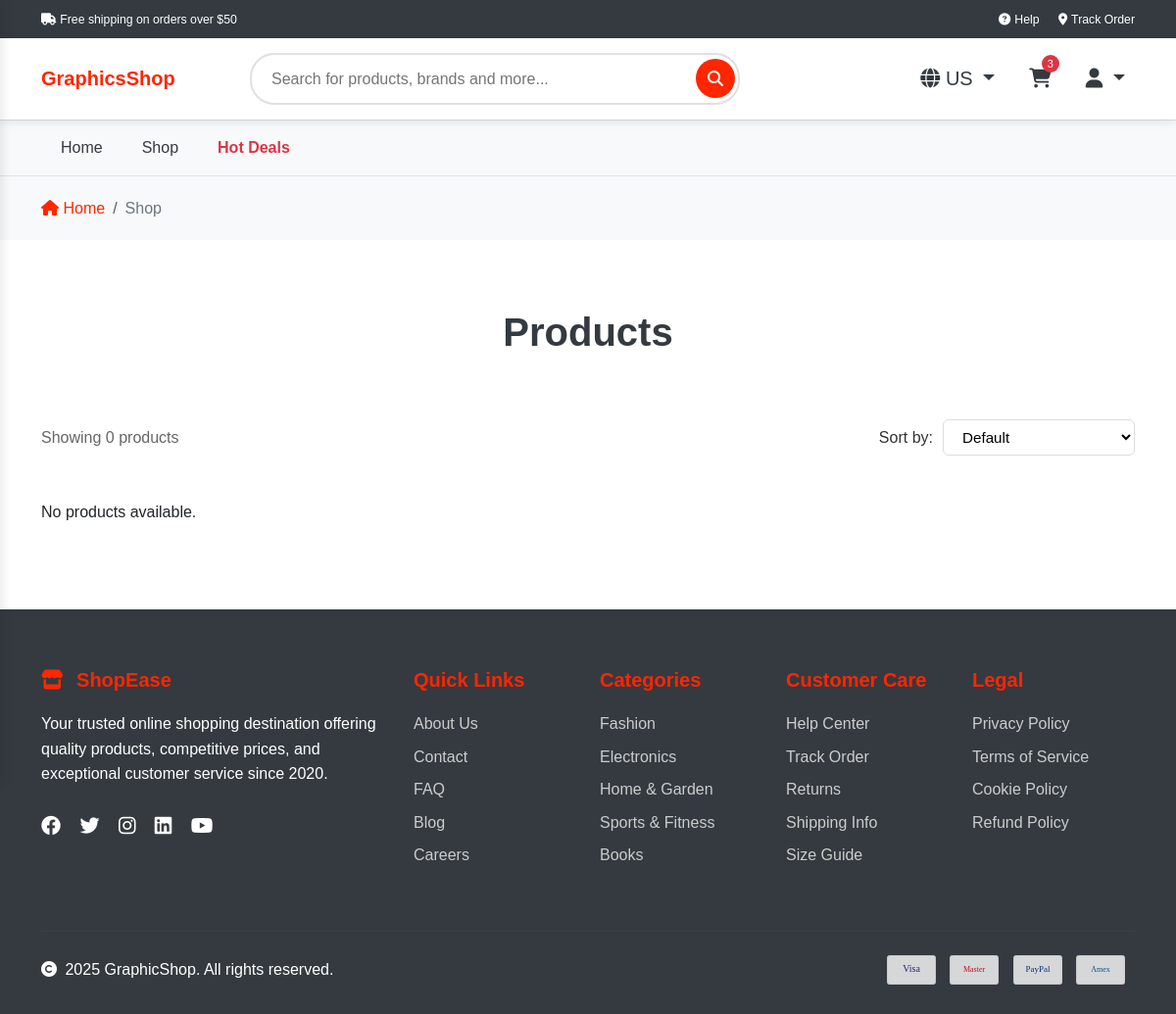
The page /products on the database as committed earlier.
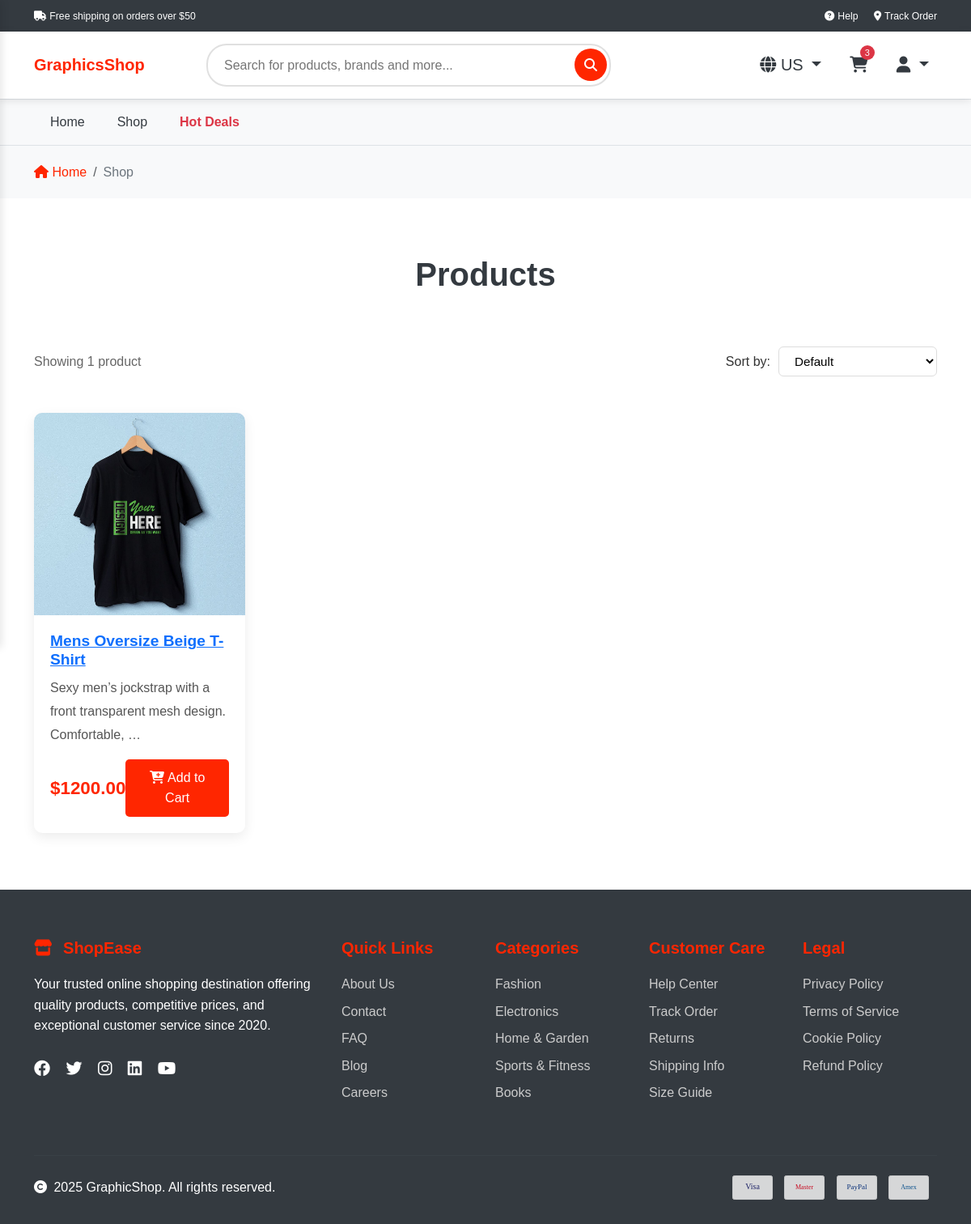
The same page on the database as committed later.
### product/models.py (models this page shows, shortened)
class Product(models.Model):
    product_name = models.CharField(max_length=200)
    product_slug = models.SlugField(max_length=255, unique=True, blank=True)
    brand = models.ForeignKey(Brand, on_delete=models.SET_NULL, null=True, blank=True)
    category = models.ForeignKey(Category, on_delete=models.SET_NULL, null=True, blank=True)
    tags = models.ManyToManyField(Tag, blank=True, related_name='products')
    base_price = models.DecimalField(max_digits=8, decimal_places=2, default=0.00)
    short_description = models.CharField(max_length=255, blank=True, null=True)
    description = HTMLField(blank=True, null=True)
    rating = models.DecimalField(max_digits=6, decimal_places=2, null=True, blank=True)
    image_url = models.URLField(max_length=1024, null=True, blank=True)
    thumbnail = models.ImageField(upload_to='thumbnails/', null=True, blank=True)
    is_active = models.BooleanField(default=True)
    is_featured = models.BooleanField(default=False)
    created_at = models.DateTimeField(auto_now_add=True)
    updated_at = models.DateTimeField(auto_now=True)

### product/views.py (the view)
# urls.py: path('', views.all_products, name='all_products'),
def all_products(request):
    menuCategories = Category.objects.filter(
        is_active=True,
        parent_category__isnull=True
    ).prefetch_related("subcategories")
    products = Product.objects.all()
    context = {
        'products': products,
    }
    return render(request, "product/products.html", context)

### product/templates/product/products.html (shortened to what this page needs)
{% extends 'frontend/layouts/base.html' %}
{% block content %}
{% load static %}
    <section class="breadcrumb-section border-top">
        <div class="container">
            <nav aria-label="breadcrumb">
                <ol class="breadcrumb">
                    <li class="breadcrumb-item"><a href="/"><i class="fas fa-home"></i> Home</a></li>
                    <li class="breadcrumb-item active" aria-current="page">Shop</li>
                </ol>
            </nav>
        </div>
    </section>
    <section class="product-section">
        <div class="container">
            <h2 class="section-title fade-in">Products</h2>
            <div class="filter-bar">
                <div class="showing-text">
                    Showing {{ products.count }} product{{ products.count|pluralize }}
                </div>
                <div class="sort-dropdown">
                    <label for="sortSelect">Sort by:</label>
                    <select id="sortSelect" class="form-select-sm">
                        <option value="default">Default</option>
                    </select>
                </div>
            </div>
            <div class="row g-4">
                {% for product in products %}
                <div class="col-lg-3 col-md-6">
                    <div class="product-card fade-in">
                        <a href="{% url 'product_detail' product.product_slug %}">
                            {% if product.thumbnail %}
                                <img src="{{ product.thumbnail.url }}" class="product-img" alt="{{ product.product_name }}">
                            {% elif product.image_url %}
                                <img src="{{ product.image_url }}" class="product-img" alt="{{ product.product_name }}">
                            {% else %}
                                <img src="{% static 'assets/images/default.jpg' %}" class="product-img" alt="No Image">
                            {% endif %}
                        </a>
                        <div class="product-info">
                           <h5 class="product-title">
                                <a href="{% url 'product_detail' product.product_slug %}">
                                    {{ product.product_name }}
                                </a>
                            </h5>
                            <p class="product-description">
                                {{ product.short_description|default:"No description available."|truncatewords:10 }}
                            </p>
                            <div class="product-footer">
                                <div class="product-price">${{ product.base_price }}</div>
                                <button class="btn-cart">
                                    <i class="fas fa-cart-plus me-1"></i>Add to Cart
                                </button>
                            </div>
                        </div>
                    </div>
                </div>
                {% empty %}
                <p>No products available.</p>
                {% endfor %}
            </div>
        </div>
    </section>
{% endblock %}

### templates/frontend/layouts/base.html (shortened to what this page needs)
{% load static %}
<!DOCTYPE html>
<html lang="en">
<head>
    {% block main_css %}
    <link href="https://cdnjs.cloudflare.com/ajax/libs/bootstrap/5.3.0/css/bootstrap.min.css" rel="stylesheet">
    <link href="https://cdnjs.cloudflare.com/ajax/libs/font-awesome/6.4.0/css/all.min.css" rel="stylesheet">
    <link rel="stylesheet" href="{% static 'assets/css/style.css' %}">
    {% endblock %}
</head>
<body>
    <header>
        <div class="top-header d-none d-md-block">
            <div class="container">
                <div class="row">
                    <div class="col-md-6">
                        <small><i class="fas fa-truck me-1"></i>Free shipping on orders over $50</small>
                    </div>
                    <div class="col-md-6 text-end">
                        <small>
                            <a href="#" class="text-white text-decoration-none me-3"><i class="fas fa-question-circle me-1"></i>Help</a>
                            <a href="#" class="text-white text-decoration-none"><i class="fas fa-map-marker-alt me-1"></i>Track Order</a>
                        </small>
                    </div>
                </div>
            </div>
        </div>
        {% include 'frontend/includes/main-nav.html' %}
        {% include 'frontend/includes/menu.html' %}
    </header>
    {% block content %}
    {% endblock %}
    {% include 'frontend/includes/footer.html' %}
</body>
</html>

### templates/frontend/includes/main-nav.html (shortened to what this page needs)
<nav class="main-nav">
    <div class="container">
        <div class="row align-items-center">
            <div class="col-6 col-lg-2">
                <a href="/" class="logo">GraphicsShop</a>
            </div>
            <div class="col-12 col-lg-6 order-3 order-lg-2 mt-3 mt-lg-0">
                <div class="search-container">
                    <input type="text" class="search-input" placeholder="Search for products, brands and more..."
                        id="searchInput">
                    <button class="search-btn" id="searchBtn">
                        <i class="fas fa-search"></i>
                    </button>
                </div>
            </div>
            <div class="col-6 col-lg-4 order-2 order-lg-3">
                <div class="header-icons justify-content-end">
                    <div class="dropdown d-none d-lg-block">
                        <a href="#" class="header-icon dropdown-toggle" data-bs-toggle="dropdown">
                            <i class="fas fa-globe"></i> US
                        </a>
                    </div>
                    <a href="#" class="header-icon">
                        <i class="fas fa-shopping-cart"></i>
                        <span class="cart-badge" id="cartCount">3</span>
                    </a>
                    <div class="dropdown">
                        <a href="#" class="header-icon dropdown-toggle" data-bs-toggle="dropdown">
                            <i class="fas fa-user"></i>
                        </a>
                    </div>
                </div>
            </div>
        </div>
    </div>
</nav>

### templates/frontend/includes/menu.html (shortened to what this page needs)
<nav class="menu-nav d-none d-lg-block">
    <div class="container">
        <div class="d-flex">
            <ul class="nav">
                <li class="nav-item">
                    <a class="nav-link" href="/">Home</a>
                </li>
                <li class="nav-item">
                    <a class="nav-link" href="/products">Shop</a>
                </li>
                <li class="nav-item">
                    <a class="nav-link text-danger fw-bold" href="#">Hot Deals</a>
                </li>
            </ul>
        </div>
    </div>
</nav>

### templates/frontend/includes/footer.html (shortened to what this page needs)
    <footer class="footer">
        <div class="container">
            <div class="row">
                <div class="col-lg-4 col-md-6 mb-4">
                    <h5>
                        <i class="fas fa-store me-2"></i>
                        ShopEase
                    </h5>
                    <p class="mb-4">Your trusted online shopping destination offering quality products, competitive prices, and exceptional customer service since 2020.</p>
                    <div class="social-icons">
                        <a href="#"><i class="fab fa-facebook"></i></a>
                        <a href="#"><i class="fab fa-twitter"></i></a>
                        <a href="#"><i class="fab fa-instagram"></i></a>
                        <a href="#"><i class="fab fa-linkedin"></i></a>
                        <a href="#"><i class="fab fa-youtube"></i></a>
                    </div>
                </div>
                <div class="col-lg-2 col-md-6 mb-4">
                    <h5>Quick Links</h5>
                    <ul class="footer-links">
                        <li><a href="#">About Us</a></li>
                        <li><a href="#">Contact</a></li>
                        <li><a href="#">FAQ</a></li>
                        <li><a href="#">Blog</a></li>
                        <li><a href="#">Careers</a></li>
                    </ul>
                </div>
                <div class="col-lg-2 col-md-6 mb-4">
                    <h5>Categories</h5>
                    <ul class="footer-links">
                        <li><a href="#">Fashion</a></li>
                        <li><a href="#">Electronics</a></li>
                        <li><a href="#">Home & Garden</a></li>
                        <li><a href="#">Sports & Fitness</a></li>
                        <li><a href="#">Books</a></li>
                    </ul>
                </div>
                <div class="col-lg-2 col-md-6 mb-4">
                    <h5>Customer Care</h5>
                    <ul class="footer-links">
                        <li><a href="#">Help Center</a></li>
                        <li><a href="#">Track Order</a></li>
                        <li><a href="#">Returns</a></li>
                        <li><a href="#">Shipping Info</a></li>
                        <li><a href="#">Size Guide</a></li>
                    </ul>
                </div>
                <div class="col-lg-2 col-md-6 mb-4">
                    <h5>Legal</h5>
                    <ul class="footer-links">
                        <li><a href="#">Privacy Policy</a></li>
                        <li><a href="#">Terms of Service</a></li>
                        <li><a href="#">Cookie Policy</a></li>
                        <li><a href="#">Refund Policy</a></li>
                    </ul>
                </div>
            </div>
            <hr class="my-4" style="border-color: #495057;">
            <div class="row align-items-center">
                <div class="col-md-6 mb-3 mb-md-0">
                    <p class="mb-0">
                        <i class="fas fa-copyright me-1"></i>
                        2025 GraphicShop. All rights reserved.
                    </p>
                </div>
                <div class="col-md-6 text-md-end">
                    <div class="payment-methods">
                        <img alt="Visa">
                        <img alt="Mastercard">
                        <img alt="PayPal">
                        <img alt="American Express">
                    </div>
                </div>
            </div>
        </div>
    </footer>

### static/assets/css/style.css (style rules this page uses)
:root { --primary-color: #ff2600; --secondary-color: #6c757d; --dark-color: #343a40; --light-bg: #f8f9fa; }
* { margin: 0; padding: 0; box-sizing: border-box; }
body { font-family: 'Arial', sans-serif; line-height: 1.6; }
.top-header { background: var(--dark-color); color: white; padding: 8px 0; font-size: 14px; }
.main-nav { background: white; box-shadow: 0 2px 10px rgba(0, 0, 0, 0.1); padding: 15px 0; position: sticky; top: 0; z-index: 1000; }
.logo { font-size: 20px; font-weight: bold; color: var(--primary-color); text-decoration: none; }
.search-container { position: relative; max-width: 500px; margin: 0 auto; }
.search-input { width: 100%; padding: 12px 50px 12px 20px; border: 2px solid #e0e0e0; border-radius: 25px; font-size: 16px; transition: all 0.3s; }
.search-btn { position: absolute; right: 5px; top: 50%; transform: translateY(-50%); background: var(--primary-color); border: none; border-radius: 50%; width: 40px; height: 40px; color: white; cursor: pointer; transition: all 0.3s; }
.header-icons { display: flex; align-items: center; gap: 15px; }
.header-icon { position: relative; padding: 10px; color: var(--dark-color); font-size: 20px; text-decoration: none; transition: color 0.3s; }
.cart-badge { position: absolute; top: 2px; right: 2px; background: #dc3545; color: white; border-radius: 50%; width: 18px; height: 18px; font-size: 11px; display: flex; align-items: center; justify-content: center; }
.menu-nav { background: var(--light-bg); padding: 0; border-top: 1px solid #dee2e6; }
.menu-nav .nav-link { color: var(--dark-color); font-weight: 500; padding: 15px 20px; transition: all 0.3s; border-radius: 0; }
.section-title { text-align: center; font-size: 2.5rem; font-weight: bold; color: var(--dark-color); margin-bottom: 50px; }
.product-section { padding: 70px 0; }
.product-card { background: white; border: none; border-radius: 10px; box-shadow: 0 5px 15px rgba(0, 0, 0, 0.08); transition: all 0.5s; height: 100%; overflow: hidden; }
.product-img { width: 100%; height: 250px; object-fit: cover; }
.product-info { padding: 20px; }
.product-title { font-size: 1.2rem; font-weight: 600; color: var(--dark-color); margin-bottom: 10px; }
.product-description { color: var(--secondary-color); font-size: 14px; margin-bottom: 15px; }
.product-footer { display: flex; justify-content: space-between; align-items: center; }
.product-price { font-size: 1.4rem; font-weight: bold; color: var(--primary-color); }
.btn-cart { background: var(--primary-color); color: white; border: none; padding: 10px 20px; border-radius: 5px; font-weight: 500; transition: all 0.3s; }
.filter-bar { display: flex; justify-content: space-between; align-items: center; margin-bottom: 30px; padding: 15px 0; }
.showing-text { font-size: 1rem; color: #666; font-weight: 500; }
.sort-dropdown { display: flex; align-items: center; gap: 10px; }
.sort-dropdown label { font-size: 1rem; color: #333; font-weight: 500; margin: 0; }
.sort-dropdown select { padding: 8px 35px 8px 15px; border: 1px solid #ddd; border-radius: 6px; font-size: 0.95rem; cursor: pointer; background: white; transition: border-color 0.3s; }
.breadcrumb-section { background: var(--light-bg); padding: 20px 0; }
.breadcrumb { background: none; margin: 0; padding: 0; }
.breadcrumb-item a { color: var(--primary-color); text-decoration: none; }
.breadcrumb-item.active { color: var(--secondary-color); }
.product-description { font-size: 1rem; line-height: 1.8; color: #555; }
.footer { background: var(--dark-color); color: white; padding: 60px 0 30px; }
.footer h5 { color: var(--primary-color); font-weight: 600; margin-bottom: 20px; }
.footer-links { list-style: none; padding: 0; }
.footer-links li { margin-bottom: 8px; }
.footer-links a { color: #ccc; text-decoration: none; transition: color 0.3s; }
.social-icons a { color: white; font-size: 20px; margin-right: 15px; transition: color 0.3s; }
.payment-methods img { height: 30px; margin-right: 10px; opacity: 0.8; transition: opacity 0.3s; }

Rows that differ between the two databases and show on the page:
added Product: thumbnail (picture), product_name "Mens Oversize Beige T-Shirt", short_description "Sexy men’s jockstrap with a front transparent mesh design. Comfortable, …", base_price "1200.00"
Other text that changed with them:
{{ products.count }}: "0" → "1"
text no longer shown: "No products available."
